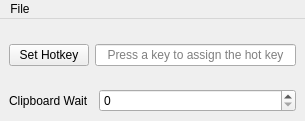
<?xml version="1.0" encoding="UTF-8"?>
<ui version="4.0">
 <class>mainWindow</class>
 <widget class="QMainWindow" name="mainWindow">
  <property name="geometry">
   <rect>
    <x>0</x>
    <y>0</y>
    <width>305</width>
    <height>121</height>
   </rect>
  </property>
  <property name="sizePolicy">
   <sizepolicy hsizetype="Minimum" vsizetype="Minimum">
    <horstretch>0</horstretch>
    <verstretch>0</verstretch>
   </sizepolicy>
  </property>
  <property name="maximumSize">
   <size>
    <width>320</width>
    <height>200</height>
   </size>
  </property>
  <property name="windowTitle">
   <string>Mic Muter</string>
  </property>
  <property name="windowIcon">
   <iconset resource="micmuter.qrc">
    <normaloff>:/images/icon-light.png</normaloff>:/images/icon-light.png</iconset>
  </property>
  <property name="locale">
   <locale language="English" country="UnitedStates"/>
  </property>
  <widget class="QWidget" name="centralwidget">
   <layout class="QVBoxLayout" name="verticalLayout">
    <item>
     <widget class="QWidget" name="hkey_frame" native="true">
      <layout class="QHBoxLayout" name="horizontalLayout_2">
       <property name="sizeConstraint">
        <enum>QLayout::SetDefaultConstraint</enum>
       </property>
       <property name="leftMargin">
        <number>0</number>
       </property>
       <property name="topMargin">
        <number>0</number>
       </property>
       <property name="rightMargin">
        <number>0</number>
       </property>
       <property name="bottomMargin">
        <number>0</number>
       </property>
       <item>
        <widget class="QPushButton" name="setHotkeyButton">
         <property name="text">
          <string>Set Hotkey</string>
         </property>
        </widget>
       </item>
       <item>
        <widget class="QLineEdit" name="hotKey">
         <property name="minimumSize">
          <size>
           <width>197</width>
           <height>0</height>
          </size>
         </property>
         <property name="frame">
          <bool>true</bool>
         </property>
         <property name="alignment">
          <set>Qt::AlignCenter</set>
         </property>
         <property name="readOnly">
          <bool>true</bool>
         </property>
         <property name="placeholderText">
          <string>Press a key to assign the hot key</string>
         </property>
        </widget>
       </item>
      </layout>
     </widget>
    </item>
    <item>
     <layout class="QHBoxLayout" name="waitClip_frame">
      <item>
       <widget class="QLabel" name="label">
        <property name="text">
         <string>Clipboard Wait</string>
        </property>
       </widget>
      </item>
      <item>
       <widget class="QSpinBox" name="clipWait">
        <property name="minimumSize">
         <size>
          <width>197</width>
          <height>0</height>
         </size>
        </property>
       </widget>
      </item>
     </layout>
    </item>
   </layout>
  </widget>
  <widget class="QMenuBar" name="menubar">
   <property name="geometry">
    <rect>
     <x>0</x>
     <y>0</y>
     <width>305</width>
     <height>22</height>
    </rect>
   </property>
   <widget class="QMenu" name="menuFile">
    <property name="title">
     <string>File</string>
    </property>
    <addaction name="actionMinimizeToTray"/>
    <addaction name="actionQuit"/>
   </widget>
   <addaction name="menuFile"/>
  </widget>
  <action name="actionQuit">
   <property name="text">
    <string>Quit</string>
   </property>
  </action>
  <action name="actionMinimizeToTray">
   <property name="text">
    <string>Minimize</string>
   </property>
  </action>
 </widget>
 <resources>
  <include location="micmuter.qrc"/>
 </resources>
 <connections/>
</ui>
